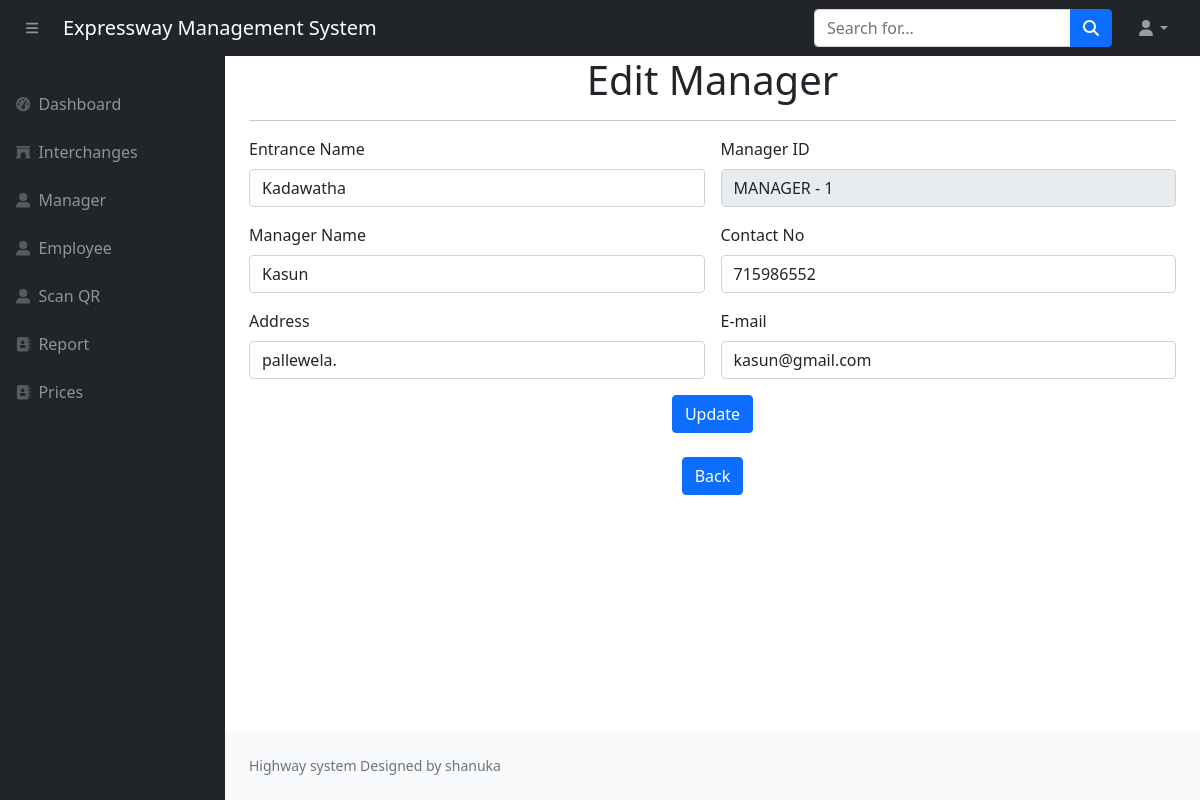
The page /admin/edit_manager.php?id=2 on the database its author committed.
### tables this page shows
CREATE TABLE `manager_details` (
  `id` int(10) NOT NULL,
  `manager_id` varchar(20) NOT NULL,
  `manager_name` varchar(20) NOT NULL,
  `username` varchar(50) NOT NULL,
  `password` varchar(100) NOT NULL,
  `entrance` varchar(20) NOT NULL,
  `contact` int(11) NOT NULL,
  `address` varchar(20) NOT NULL,
  `email` varchar(50) NOT NULL,
  `latitude` varchar(50) NOT NULL,
  `longitude` varchar(50) NOT NULL
);

### admin/edit_manager.php (the view, shortened to what this page needs)
<?php include ('includes/header.php'); ?>
<?php
$id=$_GET["id"];
$entname="";
$mid="";
$mname="";
$tel="";
$address="";
$res=mysqli_query($con,"SELECT * FROM `manager_details` WHERE id=$id");
while($row=mysqli_fetch_array($res))
{
    $entname=$row["entrance"];
    $mid=$row["manager_id"];
    $mname=$row["manager_name"];
    $tel=$row["contact"];
    $address=$row["address"];
    $email=$row["email"];
}
?>
<div class="container-fluid px-4">
    <h1>
        <center>Edit Manager
    </h1>
    <hr>
    <form class="row g-3" method="post">
        <div class="col-md-6">
            <label for="entrance name" class="form-label">Entrance Name</label>
            <input type="text" class="form-control" name="entname" value="<?php echo $entname;?>">
        </div>
        <div class="col-md-6">
            <label for="manager name" class="form-label">Manager ID</label>
            <input type="text" class="form-control" name="mid" readonly value="<?php echo $mid;?>">
        </div>
        <div class="col-md-6">
            <label for="manager name" class="form-label">Manager Name</label>
            <input type="text" class="form-control" name="mname" value="<?php echo $mname;?>">
        </div>
        <div class="col-md-6">
            <label for="contact no" class="form-label">Contact No</label>
            <input type="text" class="form-control" name="contact" value="<?php echo $tel;?>">
        </div>
        <div class="col-6">
            <label for="inputAddress" class="form-label">Address</label>
            <input type="text" class="form-control" name="address" value="<?php echo $address;?>">
        </div>
        <div class="col-md-6">
            <label for="inputCity" class="form-label">E-mail</label>
            <input type="text" class="form-control" name="email" value="<?php echo $email;?>">
        </div>
        <div class="col-md-3">
        </div>
        <div class="col-md-6">
            <div>
                <center>
                    <div class="button">
                        <input type="submit" value="Update" name="submit" class="btn btn-primary">
                    </div><br>
                    <a type="button" class="btn btn-primary" href="manager.php">Back</a><br>
                </center>
            </div>
        </div>
        <br><br>
    </form>
    <?php include ('includes/script.php'); ?>
    <?php include ('includes/footer.php'); ?>

### rows shown on the page
manager_details: entname "Kadawatha", mid "MANAGER - 1", mname "Kasun", contact "715986552", address "pallewela.", email "kasun@gmail.com"
